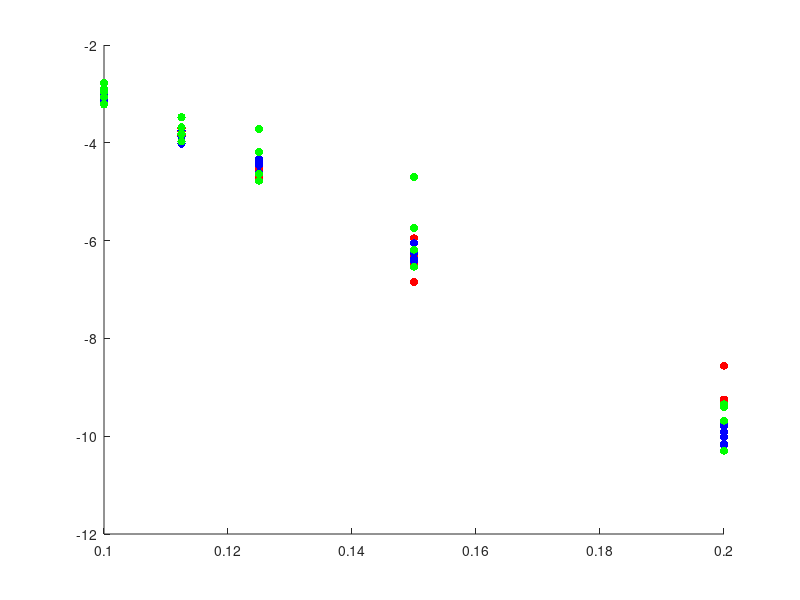

Recreate this plot in MATLAB. (Note: this script raises an error after producing the figure.)
hold on

xMin = 0;
xMax = 0.3;
yMin = -12;
yMax = 0;
X = 1:xMax;

TwoLvlMCX = [0.1,0.1,0.1,0.1,0.1,...
             0.1125,0.1125,0.1125,0.1125,0.1125,...
             0.125,0.125,0.125,0.125,0.125,...
             0.15,0.15,0.15,0.15,0.15,...
             0.2,0.2,0.2,0.2,0.2];
        
TwoLvlMCY = [0.048557692307692307692307692307692, 0.049038461538461538461538461538462, 0.048653846153846153846153846153846, 0.049615384615384615384615384615385, 0.049230769230769230769230769230769,...
            0.024326923076923076923076923076923, 0.023173076923076923076923076923077, 0.022211538461538461538461538461538, 0.021442307692307692307692307692308, 0.023557692307692307692307692307692,...
            0.010192307692307692307692307692308, 0.010961538461538461538461538461538, 0.010288461538461538461538461538462, 0.010673076923076923076923076923077, 0.0089423076923076923076923076923077,...
            0.0018269230769230769230769230769231, 0.0010576923076923076923076923076923, 0.0015384615384615384615384615384615, 0.0025961538461538461538461538461538, 0.0017307692307692307692307692307692,...
            0.000096153846153846153846153846153846, 0.00019230769230769230769230769230769, 0, 0, 0.00019230769230769230769230769230769];

TwoLvlMCYMean = arrayfun(@(i) mean(TwoLvlMCY((5*i-4):(5*i))), 1:(length(TwoLvlMCY)/5));


TwoLvlISX = [0.1,0.1,0.1,0.1,0.1,...
            0.1125,0.1125,0.1125,0.1125,0.1125,...
            0.125,0.125,0.125,0.125,0.125,...
            0.15,0.15,0.15,0.15,0.15,...
            0.2,0.2,0.2,0.2,0.2];
        
TwoLvlISY = [0.041733500817650925895918589958455, 0.047497397545593948720021870713026, 0.043776815832248794357894894346828, 0.042790889884492581962671664541631, 0.05357615014756059862444104169299,...
            0.018003252202379825541722624393515, 0.02078674869471384620278620047884, 0.023444277646080709243125994589718, 0.022209068585509698229296660088039, 0.021756764401949880982645169069656,...
            0.013203477449089799991566174242053, 0.0098690749371540750778386552610755, 0.011628202035339303341276995240605, 0.012043551482002914573832264011344, 0,...
            0.002340861920298485492064610724583, 0.0019110803985055782594493223314203, 0.0016932787468453074867374974488143, 0, 0.0016366421982915437764033450562806,...
            0.000059572780767505239196083627328804, 0.000056536200739807042283269905569298, 0.000044911027560948177134603903626342, 0.000049723802225707397647001817286849, 0.000038303702842867587538468882035758];

TwoLvlISYMean = arrayfun(@(i) mean(TwoLvlISY((5*i-4):(5*i))), 1:(length(TwoLvlISY)/5));

OneLvlISX = [0.1,0.1,0.1,0.1,0.1,...
            0.1125,0.1125,0.1125,0.1125,0.1125,...
            0.125,0.125,0.125,0.125,0.125,...
            0.15,0.15,0.15,0.15,0.15,...
            0.2,0.2,0.2,0.2,0.2
            ];
        
OneLvlISY = [0.054761931874715279178200688647848, 0.051515344299378137971068269962416, 0.04012967876078709500431429546552, 0.046685468989106804205135858865106, 0.062475636416017388263810516946251,...
            0.018840991321819700737849601068774, 0.025148043075129272727608054083248, 0.030938958415409098523518593992776, 0.021825796431467446578889024522141, 0.021919220531730260193015169534192,...
            0, 0.0096554831519566810399402001507951, 0.015096508588642160858528384892452, 0.024179444142066658374190524227743, 0.0084418745707594954746921800392556,...
            0.0014556761245345165283610056050634, 0.0020582735806971624512029528375479, 0.0091134066088660176108149357787624, 0.0032245105666501962596304231567501, 0,...
            0.000087138612324521197731105881523206, 0, 0.000033823382556734396466209535692116, 0.000062366555141792539901021696913119, 0.000082157723935386266916891528921951,...
            ];

OneLvlISYMean = arrayfun(@(i) mean(OneLvlISY((5*i-4):(5*i))), 1:(length(OneLvlISY)/5));

s1 = scatter(TwoLvlMCX,log(TwoLvlMCY),'r', 'filled');
s2 = scatter(TwoLvlISX,log(TwoLvlISY),'b', 'filled');
s3 = scatter(OneLvlISX,log(OneLvlISY),'g', 'filled');
alpha(s1,0.4);
alpha(s2,0.4);
alpha(s3,0.4);

plot(unique(TwoLvlMCX),log(TwoLvlMCYMean),'r','LineWidth',1)
plot(unique(TwoLvlISX),log(TwoLvlISYMean),'b','LineWidth',1)
plot(unique(OneLvlISX),log(OneLvlISYMean),'g','LineWidth',1)


legend('TwoLvlMC','TwoLvlIS','OneLvlIS','E[TwoLvlMC]','E[TwoLvlIS]','E[OneLvlIS]')
title('S:20')
xlabel('x')
ylabel('log(P(Loss > x))')
axis([xMin,xMax,yMin,yMax])

hold off
